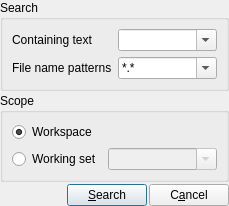
<?xml version="1.0" encoding="UTF-8"?>
<ui version="4.0">
 <class>SearchDialog</class>
 <widget class="QDialog" name="SearchDialog">
  <property name="geometry">
   <rect>
    <x>0</x>
    <y>0</y>
    <width>229</width>
    <height>204</height>
   </rect>
  </property>
  <property name="windowTitle">
   <string>Search</string>
  </property>
  <layout class="QVBoxLayout" name="verticalLayout">
   <property name="spacing">
    <number>2</number>
   </property>
   <property name="margin">
    <number>0</number>
   </property>
   <item>
    <widget class="QGroupBox" name="groupBox">
     <property name="sizePolicy">
      <sizepolicy hsizetype="Preferred" vsizetype="Fixed">
       <horstretch>0</horstretch>
       <verstretch>0</verstretch>
      </sizepolicy>
     </property>
     <property name="title">
      <string>Search</string>
     </property>
     <layout class="QFormLayout" name="formLayout">
      <property name="fieldGrowthPolicy">
       <enum>QFormLayout::ExpandingFieldsGrow</enum>
      </property>
      <item row="1" column="0">
       <widget class="QLabel" name="label">
        <property name="text">
         <string>Containing text</string>
        </property>
       </widget>
      </item>
      <item row="1" column="1">
       <widget class="QComboBox" name="comboBoxContainingText">
        <property name="sizePolicy">
         <sizepolicy hsizetype="Expanding" vsizetype="Fixed">
          <horstretch>0</horstretch>
          <verstretch>0</verstretch>
         </sizepolicy>
        </property>
        <property name="editable">
         <bool>true</bool>
        </property>
       </widget>
      </item>
      <item row="2" column="0">
       <widget class="QLabel" name="label_3">
        <property name="text">
         <string>File name patterns</string>
        </property>
       </widget>
      </item>
      <item row="2" column="1">
       <widget class="QComboBox" name="comboBoxFilePatterns">
        <property name="sizePolicy">
         <sizepolicy hsizetype="Expanding" vsizetype="Fixed">
          <horstretch>0</horstretch>
          <verstretch>0</verstretch>
         </sizepolicy>
        </property>
        <property name="editable">
         <bool>true</bool>
        </property>
        <item>
         <property name="text">
          <string>*.*</string>
         </property>
        </item>
       </widget>
      </item>
     </layout>
    </widget>
   </item>
   <item>
    <widget class="QGroupBox" name="groupBox_2">
     <property name="sizePolicy">
      <sizepolicy hsizetype="Preferred" vsizetype="Fixed">
       <horstretch>0</horstretch>
       <verstretch>0</verstretch>
      </sizepolicy>
     </property>
     <property name="title">
      <string>Scope</string>
     </property>
     <layout class="QVBoxLayout" name="verticalLayout_2">
      <item>
       <widget class="QRadioButton" name="radioButtonWorkspace">
        <property name="text">
         <string>Workspace</string>
        </property>
        <property name="checked">
         <bool>true</bool>
        </property>
       </widget>
      </item>
      <item>
       <layout class="QHBoxLayout" name="horizontalLayout">
        <item>
         <widget class="QRadioButton" name="radioButtonWorkingSet">
          <property name="text">
           <string>Working set</string>
          </property>
         </widget>
        </item>
        <item>
         <widget class="QComboBox" name="comboBoxWorkingSet">
          <property name="enabled">
           <bool>false</bool>
          </property>
          <property name="sizePolicy">
           <sizepolicy hsizetype="Expanding" vsizetype="Preferred">
            <horstretch>0</horstretch>
            <verstretch>0</verstretch>
           </sizepolicy>
          </property>
          <property name="editable">
           <bool>true</bool>
          </property>
         </widget>
        </item>
       </layout>
      </item>
     </layout>
    </widget>
   </item>
   <item>
    <layout class="QHBoxLayout" name="horizontalLayout_2">
     <item>
      <spacer name="horizontalSpacer">
       <property name="orientation">
        <enum>Qt::Horizontal</enum>
       </property>
       <property name="sizeHint" stdset="0">
        <size>
         <width>40</width>
         <height>20</height>
        </size>
       </property>
      </spacer>
     </item>
     <item>
      <widget class="QPushButton" name="buttonSearch">
       <property name="text">
        <string>&amp;Search</string>
       </property>
       <property name="icon">
        <iconset resource="../../resources.qrc">
         <normaloff>:/icons/actions/edit-find.png</normaloff>:/icons/actions/edit-find.png</iconset>
       </property>
      </widget>
     </item>
     <item>
      <widget class="QPushButton" name="buttonCancel">
       <property name="text">
        <string>C&amp;ancel</string>
       </property>
       <property name="icon">
        <iconset resource="../../resources.qrc">
         <normaloff>:/icons/actions/dialog-cancel.png</normaloff>:/icons/actions/dialog-cancel.png</iconset>
       </property>
      </widget>
     </item>
    </layout>
   </item>
  </layout>
 </widget>
 <resources>
  <include location="../../resources.qrc"/>
 </resources>
 <connections/>
</ui>
